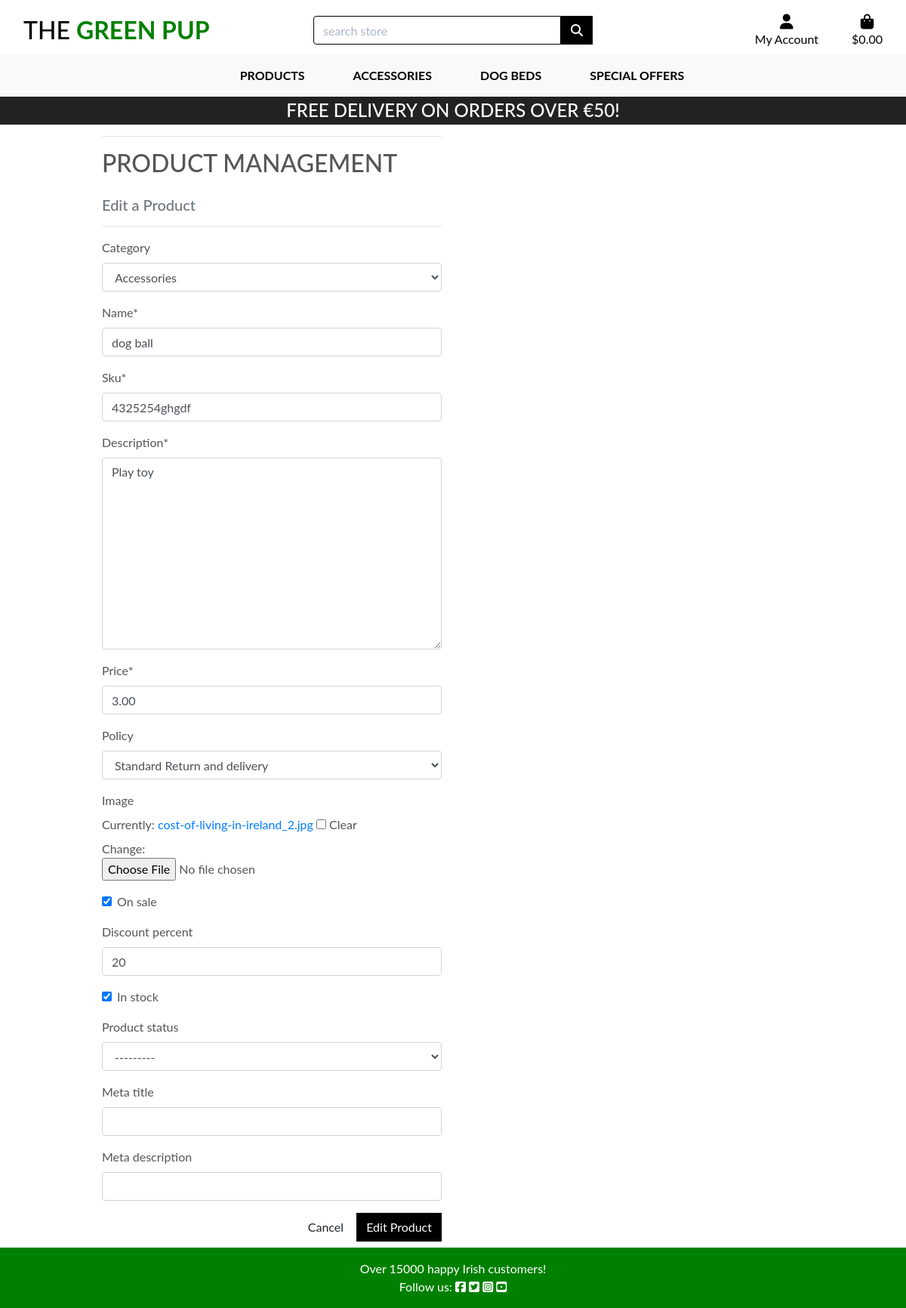
Page /products/edit/3/ (signed in) on the earlier database version.
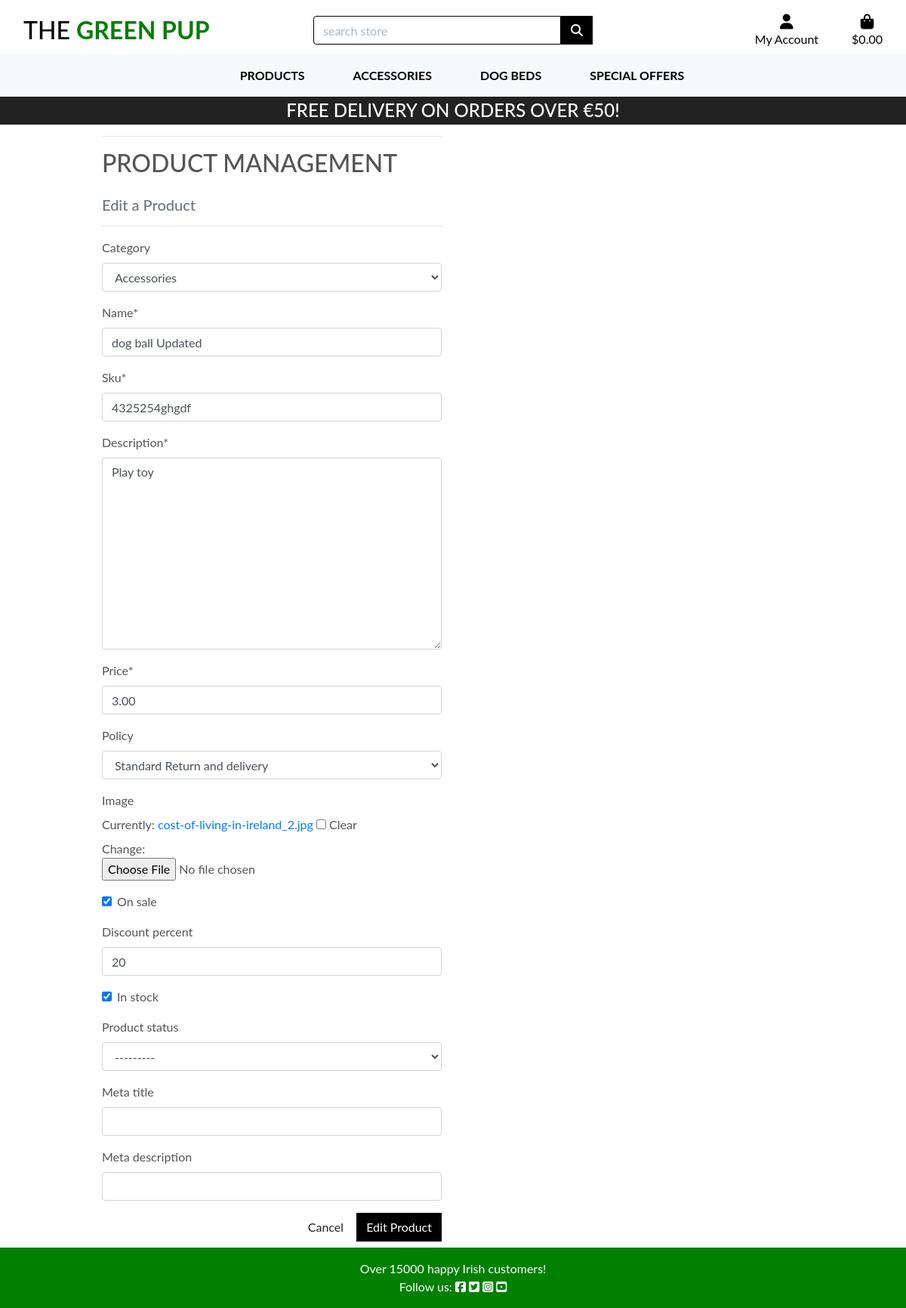
Same page on the later database version.
### products/models.py (models this page shows, shortened)
class Category(models.Model):
    name=models.CharField(max_length=200)
    def __str__(self):
        return self.name
    class Meta:
        verbose_name_plural = "Categories"

class Product(models.Model):
    category=models.ForeignKey('Category',blank=True, null=True, on_delete=models.SET_NULL)
    name=models.CharField(max_length=100)
    sku=models.CharField(max_length=150)
    description=models.TextField(max_length=500)
    price=models.DecimalField(max_digits=6,decimal_places=2)
    policy=models.ForeignKey('Policies',blank=True,null=True, on_delete=models.SET_NULL)
    image=models.ImageField(null=True,blank=True)
    on_sale=models.BooleanField(default=False)
    discount_percent=models.CharField(max_length=10,blank=True,null=True)
    in_stock=models.BooleanField(default=True)
    product_status=models.ForeignKey('ProductStatus',blank=True,null=True, on_delete=models.SET_NULL)
    meta_title=models.CharField(max_length=61,blank=True,null=True)
    meta_description=models.CharField(max_length=61,blank=True,null=True)

### products/views.py (the view)
# urls.py: path('edit/<int:prod_id>/', views.edit_product, name='edit_product'),
@login_required
def edit_product(request, prod_id):
    selected_product = get_object_or_404(Product, pk=prod_id)
    if request.method == "POST":
        form = ProductForm(request.POST, request.FILES, instance=selected_product)
        if form.is_valid():
            form.save()
            messages.success(request, f'You have successfully edited the product.')
            return redirect(reverse('product-detail', args=[selected_product.id]))
        else:
            messages.error(request, 'Oops an error occured editing the product!')
    else:
        form = ProductForm(instance=selected_product)
    context = {
        'form': form,
        'selected_product': selected_product,
    }
    return render(request,'products/edit_product.html', context)

### products/forms.py
class ProductForm(forms.ModelForm):
    class Meta:
        model = Product
        fields = '__all__'

### bag/contexts.py (called while the page is built, shortened)
def bag_contents(request):
    bag_items = []
    product_quantity = 0
    total = 0
    bag = request.session.get('bag', {})
    if total < settings.FREE_DELIVERY_THRESHOLD:
        delivery = total * Decimal(settings.STANDARD_DELIVERY_PERCENT / 100)
        free_delivery_left = settings.FREE_DELIVERY_THRESHOLD - total
    else:
        delivery = 0
        free_delivery_left = 0
    grand_total = total + delivery
    context = {
        'bag_items': bag_items,
        'total':total,
        'grand_total': grand_total,
        'product_quantity': product_quantity,
        'delivery': delivery,
        'free_delivery_left': free_delivery_left,
        'free_delivery_threshold': settings.FREE_DELIVERY_THRESHOLD,
    }
    return context

### products/models.py (called while the page is built)
    def __str__(self):
        return self.title

    def __str__(self):
        return self.title

### products/templates/products/edit_product.html (shortened to what this page needs)
{% extends "base.html" %}
{% load static %}
{% block page_header %}
    <div class="container product-container">
    </div>
{% endblock %}
{% block content %}
    <div class="overlay"></div>
    <div class="container">
        <div class="row">
            <div class="col-12 col-md-6">
                <hr>
                <h2 class="logo-font mb-4">Product Management</h2>
                <h5 class="text-muted">Edit a Product</h5>
                <hr>
            </div>
        </div>
        <div class="row">
            <div class="col-12 col-md-6">
                <form method="POST" action="{% url 'edit_product' selected_product.id %}" class="form mb-2" enctype="multipart/form-data">
                    {{ form | crispy }}
                    <div class="text-right">
                        <a class="btn btn-outline-black rounded-0" href="{% url 'all-products-list' %}">Cancel</a>
                        <button class="btn btn-black rounded-0" type="submit">Edit Product</button>
                    </div>
                </form>
            </div>
        </div>
    </div>
{% endblock %}

Differences in the rows shown:
changed through a linked row, Category: name "dog ball" → "dog ball Updated"
